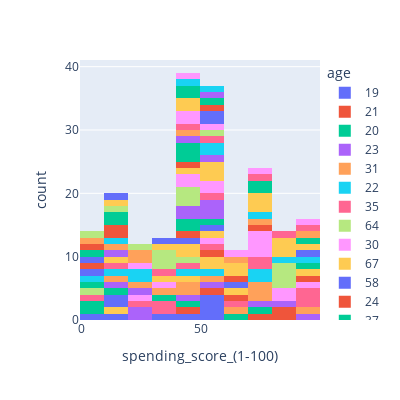

Write notebook code for a chart like this one.
### Code cell
plt.figure(figsize=(10, 6))
fig = px.histogram(df, x="spending_score_(1-100)", color="age",width=400, height=400)
fig.show()

### Figure 1 — Plotly figure (JSON) as saved in the notebook; plotly's stock layout.template omitted (floating-point values rounded to 4 significant figures)
{"data": [{"alignmentgroup": "True", "bingroup": "x", "hovertemplate": "age=19<br>spending_score_(1-100)=%{x}<br>count=%{y}<extra></extra>", "legendgroup": "19", "marker": {"color": "#636efa", "pattern": {"shape": ""}}, "name": "19", "offsetgroup": "19", "orientation": "v", "showlegend": true, "type": "histogram", "x": [39, 55, 59, 54, 46, 50, 10, 5], "xaxis": "x", "yaxis": "y"}, {"alignmentgroup": "True", "bingroup": "x", "hovertemplate": "age=21<br>spending_score_(1-100)=%{x}<br>count=%{y}<extra></extra>", "legendgroup": "21", "marker": {"color": "#EF553B", "pattern": {"shape": ""}}, "name": "21", "offsetgroup": "21", "orientation": "v", "showlegend": true, "type": "histogram", "x": [81, 73, 81, 57, 42], "xaxis": "x", "yaxis": "y"}, {"alignmentgroup": "True", "bingroup": "x", "hovertemplate": "age=20<br>spending_score_(1-100)=%{x}<br>count=%{y}<extra></extra>", "legendgroup": "20", "marker": {"color": "#00cc96", "pattern": {"shape": ""}}, "name": "20", "offsetgroup": "20", "orientation": "v", "showlegend": true, "type": "histogram", "x": [6, 66, 75, 49, 5], "xaxis": "x", "yaxis": "y"}, {"alignmentgroup": "True", "bingroup": "x", "hovertemplate": "age=23<br>spending_score_(1-100)=%{x}<br>count=%{y}<extra></extra>", "legendgroup": "23", "marker": {"color": "#ab63fa", "pattern": {"shape": ""}}, "name": "23", "offsetgroup": "23", "orientation": "v", "showlegend": true, "type": "histogram", "x": [77, 94, 87, 52, 41, 29], "xaxis": "x", "yaxis": "y"}, {"alignmentgroup": "True", "bingroup": "x", "hovertemplate": "age=31<br>spending_score_(1-100)=%{x}<br>count=%{y}<extra></extra>", "legendgroup": "31", "marker": {"color": "#FFA15A", "pattern": {"shape": ""}}, "name": "31", "offsetgroup": "31", "orientation": "v", "showlegend": true, "type": "histogram", "x": [40, 73, 61, 42, 54, 77, 71, 93], "xaxis": "x", "yaxis": "y"}, {"alignmentgroup": "True", "bingroup": "x", "hovertemplate": "age=22<br>spending_score_(1-100)=%{x}<br>count=%{y}<extra></extra>", "legendgroup": "22", "marker": {"color": "#19d3f3", "pattern": {"shape": ""}}, "name": "22", "offsetgroup": "22", "orientation": "v", "showlegend": true, "type": "histogram", "x": [76, 79, 55], "xaxis": "x", "yaxis": "y"}, {"alignmentgroup": "True", "bingroup": "x", "hovertemplate": "age=35<br>spending_score_(1-100)=%{x}<br>count=%{y}<extra></extra>", "legendgroup": "35", "marker": {"color": "#FF6692", "pattern": {"shape": ""}}, "name": "35", "offsetgroup": "35", "orientation": "v", "showlegend": true, "type": "histogram", "x": [6, 99, 35, 98, 35, 61, 72, 90, 79], "xaxis": "x", "yaxis": "y"}, {"alignmentgroup": "True", "bingroup": "x", "hovertemplate": "age=64<br>spending_score_(1-100)=%{x}<br>count=%{y}<extra></extra>", "legendgroup": "64", "marker": {"color": "#B6E880", "pattern": {"shape": ""}}, "name": "64", "offsetgroup": "64", "orientation": "v", "showlegend": true, "type": "histogram", "x": [3], "xaxis": "x", "yaxis": "y"}, {"alignmentgroup": "True", "bingroup": "x", "hovertemplate": "age=30<br>spending_score_(1-100)=%{x}<br>count=%{y}<extra></extra>", "legendgroup": "30", "marker": {"color": "#FF97FF", "pattern": {"shape": ""}}, "name": "30", "offsetgroup": "30", "orientation": "v", "showlegend": true, "type": "histogram", "x": [72, 73, 78, 73, 86, 97, 83], "xaxis": "x", "yaxis": "y"}, {"alignmentgroup": "True", "bingroup": "x", "hovertemplate": "age=67<br>spending_score_(1-100)=%{x}<br>count=%{y}<extra></extra>", "legendgroup": "67", "marker": {"color": "#FECB52", "pattern": {"shape": ""}}, "name": "67", "offsetgroup": "67", "orientation": "v", "showlegend": true, "type": "histogram", "x": [14, 52, 41, 59], "xaxis": "x", "yaxis": "y"}, {"alignmentgroup": "True", "bingroup": "x", "hovertemplate": "age=58<br>spending_score_(1-100)=%{x}<br>count=%{y}<extra></extra>", "legendgroup": "58", "marker": {"color": "#636efa", "pattern": {"shape": ""}}, "name": "58", "offsetgroup": "58", "orientation": "v", "showlegend": true, "type": "histogram", "x": [15, 15], "xaxis": "x", "yaxis": "y"}, {"alignmentgroup": "True", "bingroup": "x", "hovertemplate": "age=24<br>spending_score_(1-100)=%{x}<br>count=%{y}<extra></extra>", "legendgroup": "24", "marker": {"color": "#EF553B", "pattern": {"shape": ""}}, "name": "24", "offsetgroup": "24", "orientation": "v", "showlegend": true, "type": "histogram", "x": [77, 92, 65, 52], "xaxis": "x", "yaxis": "y"}, {"alignmentgroup": "True", "bingroup": "x", "hovertemplate": "age=37<br>spending_score_(1-100)=%{x}<br>count=%{y}<extra></extra>", "legendgroup": "37", "marker": {"color": "#00cc96", "pattern": {"shape": ""}}, "name": "37", "offsetgroup": "37", "orientation": "v", "showlegend": true, "type": "histogram", "x": [13, 1, 32], "xaxis": "x", "yaxis": "y"}, {"alignmentgroup": "True", "bingroup": "x", "hovertemplate": "age=52<br>spending_score_(1-100)=%{x}<br>count=%{y}<extra></extra>", "legendgroup": "52", "marker": {"color": "#ab63fa", "pattern": {"shape": ""}}, "name": "52", "offsetgroup": "52", "orientation": "v", "showlegend": true, "type": "histogram", "x": [29, 13], "xaxis": "x", "yaxis": "y"}, {"alignmentgroup": "True", "bingroup": "x", "hovertemplate": "age=25<br>spending_score_(1-100)=%{x}<br>count=%{y}<extra></extra>", "legendgroup": "25", "marker": {"color": "#FFA15A", "pattern": {"shape": ""}}, "name": "25", "offsetgroup": "25", "orientation": "v", "showlegend": true, "type": "histogram", "x": [73, 34, 12], "xaxis": "x", "yaxis": "y"}, {"alignmentgroup": "True", "bingroup": "x", "hovertemplate": "age=46<br>spending_score_(1-100)=%{x}<br>count=%{y}<extra></extra>", "legendgroup": "46", "marker": {"color": "#19d3f3", "pattern": {"shape": ""}}, "name": "46", "offsetgroup": "46", "orientation": "v", "showlegend": true, "type": "histogram", "x": [5, 44, 15], "xaxis": "x", "yaxis": "y"}, {"alignmentgroup": "True", "bingroup": "x", "hovertemplate": "age=54<br>spending_score_(1-100)=%{x}<br>count=%{y}<extra></extra>", "legendgroup": "54", "marker": {"color": "#FF6692", "pattern": {"shape": ""}}, "name": "54", "offsetgroup": "54", "orientation": "v", "showlegend": true, "type": "histogram", "x": [14, 59, 46, 24], "xaxis": "x", "yaxis": "y"}, {"alignmentgroup": "True", "bingroup": "x", "hovertemplate": "age=29<br>spending_score_(1-100)=%{x}<br>count=%{y}<extra></extra>", "legendgroup": "29", "marker": {"color": "#B6E880", "pattern": {"shape": ""}}, "name": "29", "offsetgroup": "29", "orientation": "v", "showlegend": true, "type": "histogram", "x": [82, 42, 88, 83, 88], "xaxis": "x", "yaxis": "y"}, {"alignmentgroup": "True", "bingroup": "x", "hovertemplate": "age=45<br>spending_score_(1-100)=%{x}<br>count=%{y}<extra></extra>", "legendgroup": "45", "marker": {"color": "#FF97FF", "pattern": {"shape": ""}}, "name": "45", "offsetgroup": "45", "orientation": "v", "showlegend": true, "type": "histogram", "x": [32, 53, 28], "xaxis": "x", "yaxis": "y"}, {"alignmentgroup": "True", "bingroup": "x", "hovertemplate": "age=40<br>spending_score_(1-100)=%{x}<br>count=%{y}<extra></extra>", "legendgroup": "40", "marker": {"color": "#FECB52", "pattern": {"shape": ""}}, "name": "40", "offsetgroup": "40", "orientation": "v", "showlegend": true, "type": "histogram", "x": [31, 48, 40, 58, 95, 13], "xaxis": "x", "yaxis": "y"}, {"alignmentgroup": "True", "bingroup": "x", "hovertemplate": "age=60<br>spending_score_(1-100)=%{x}<br>count=%{y}<extra></extra>", "legendgroup": "60", "marker": {"color": "#636efa", "pattern": {"shape": ""}}, "name": "60", "offsetgroup": "60", "orientation": "v", "showlegend": true, "type": "histogram", "x": [4, 49, 56], "xaxis": "x", "yaxis": "y"}, {"alignmentgroup": "True", "bingroup": "x", "hovertemplate": "age=53<br>spending_score_(1-100)=%{x}<br>count=%{y}<extra></extra>", "legendgroup": "53", "marker": {"color": "#EF553B", "pattern": {"shape": ""}}, "name": "53", "offsetgroup": "53", "orientation": "v", "showlegend": true, "type": "histogram", "x": [4, 46], "xaxis": "x", "yaxis": "y"}, {"alignmentgroup": "True", "bingroup": "x", "hovertemplate": "age=18<br>spending_score_(1-100)=%{x}<br>count=%{y}<extra></extra>", "legendgroup": "18", "marker": {"color": "#00cc96", "pattern": {"shape": ""}}, "name": "18", "offsetgroup": "18", "orientation": "v", "showlegend": true, "type": "histogram", "x": [92, 59, 41, 48], "xaxis": "x", "yaxis": "y"}, {"alignmentgroup": "True", "bingroup": "x", "hovertemplate": "age=49<br>spending_score_(1-100)=%{x}<br>count=%{y}<extra></extra>", "legendgroup": "49", "marker": {"color": "#ab63fa", "pattern": {"shape": ""}}, "name": "49", "offsetgroup": "49", "orientation": "v", "showlegend": true, "type": "histogram", "x": [14, 28, 52, 42, 48, 56, 59], "xaxis": "x", "yaxis": "y"}, {"alignmentgroup": "True", "bingroup": "x", "hovertemplate": "age=42<br>spending_score_(1-100)=%{x}<br>count=%{y}<extra></extra>", "legendgroup": "42", "marker": {"color": "#FFA15A", "pattern": {"shape": ""}}, "name": "42", "offsetgroup": "42", "orientation": "v", "showlegend": true, "type": "histogram", "x": [17, 20], "xaxis": "x", "yaxis": "y"}, {"alignmentgroup": "True", "bingroup": "x", "hovertemplate": "age=36<br>spending_score_(1-100)=%{x}<br>count=%{y}<extra></extra>", "legendgroup": "36", "marker": {"color": "#19d3f3", "pattern": {"shape": ""}}, "name": "36", "offsetgroup": "36", "orientation": "v", "showlegend": true, "type": "histogram", "x": [26, 75, 27, 10, 92, 85], "xaxis": "x", "yaxis": "y"}, {"alignmentgroup": "True", "bingroup": "x", "hovertemplate": "age=65<br>spending_score_(1-100)=%{x}<br>count=%{y}<extra></extra>", "legendgroup": "65", "marker": {"color": "#FF6692", "pattern": {"shape": ""}}, "name": "65", "offsetgroup": "65", "orientation": "v", "showlegend": true, "type": "histogram", "x": [35, 52], "xaxis": "x", "yaxis": "y"}, {"alignmentgroup": "True", "bingroup": "x", "hovertemplate": "age=48<br>spending_score_(1-100)=%{x}<br>count=%{y}<extra></extra>", "legendgroup": "48", "marker": {"color": "#B6E880", "pattern": {"shape": ""}}, "name": "48", "offsetgroup": "48", "orientation": "v", "showlegend": true, "type": "histogram", "x": [36, 46, 49, 42, 36], "xaxis": "x", "yaxis": "y"}, {"alignmentgroup": "True", "bingroup": "x", "hovertemplate": "age=50<br>spending_score_(1-100)=%{x}<br>count=%{y}<extra></extra>", "legendgroup": "50", "marker": {"color": "#FF97FF", "pattern": {"shape": ""}}, "name": "50", "offsetgroup": "50", "orientation": "v", "showlegend": true, "type": "histogram", "x": [55, 45, 46, 57, 26], "xaxis": "x", "yaxis": "y"}, {"alignmentgroup": "True", "bingroup": "x", "hovertemplate": "age=27<br>spending_score_(1-100)=%{x}<br>count=%{y}<extra></extra>", "legendgroup": "27", "marker": {"color": "#FECB52", "pattern": {"shape": ""}}, "name": "27", "offsetgroup": "27", "orientation": "v", "showlegend": true, "type": "histogram", "x": [47, 51, 50, 56, 89, 69], "xaxis": "x", "yaxis": "y"}, {"alignmentgroup": "True", "bingroup": "x", "hovertemplate": "age=33<br>spending_score_(1-100)=%{x}<br>count=%{y}<extra></extra>", "legendgroup": "33", "marker": {"color": "#636efa", "pattern": {"shape": ""}}, "name": "33", "offsetgroup": "33", "orientation": "v", "showlegend": true, "type": "histogram", "x": [60, 95, 8], "xaxis": "x", "yaxis": "y"}, {"alignmentgroup": "True", "bingroup": "x", "hovertemplate": "age=59<br>spending_score_(1-100)=%{x}<br>count=%{y}<extra></extra>", "legendgroup": "59", "marker": {"color": "#EF553B", "pattern": {"shape": ""}}, "name": "59", "offsetgroup": "59", "orientation": "v", "showlegend": true, "type": "histogram", "x": [60, 47, 11, 14], "xaxis": "x", "yaxis": "y"}, {"alignmentgroup": "True", "bingroup": "x", "hovertemplate": "age=47<br>spending_score_(1-100)=%{x}<br>count=%{y}<extra></extra>", "legendgroup": "47", "marker": {"color": "#00cc96", "pattern": {"shape": ""}}, "name": "47", "offsetgroup": "47", "orientation": "v", "showlegend": true, "type": "histogram", "x": [41, 42, 47, 9, 16, 16], "xaxis": "x", "yaxis": "y"}, {"alignmentgroup": "True", "bingroup": "x", "hovertemplate": "age=51<br>spending_score_(1-100)=%{x}<br>count=%{y}<extra></extra>", "legendgroup": "51", "marker": {"color": "#ab63fa", "pattern": {"shape": ""}}, "name": "51", "offsetgroup": "51", "orientation": "v", "showlegend": true, "type": "histogram", "x": [50, 43], "xaxis": "x", "yaxis": "y"}, {"alignmentgroup": "True", "bingroup": "x", "hovertemplate": "age=69<br>spending_score_(1-100)=%{x}<br>count=%{y}<extra></extra>", "legendgroup": "69", "marker": {"color": "#FFA15A", "pattern": {"shape": ""}}, "name": "69", "offsetgroup": "69", "orientation": "v", "showlegend": true, "type": "histogram", "x": [46], "xaxis": "x", "yaxis": "y"}, {"alignmentgroup": "True", "bingroup": "x", "hovertemplate": "age=70<br>spending_score_(1-100)=%{x}<br>count=%{y}<extra></extra>", "legendgroup": "70", "marker": {"color": "#19d3f3", "pattern": {"shape": ""}}, "name": "70", "offsetgroup": "70", "orientation": "v", "showlegend": true, "type": "histogram", "x": [56, 55], "xaxis": "x", "yaxis": "y"}, {"alignmentgroup": "True", "bingroup": "x", "hovertemplate": "age=63<br>spending_score_(1-100)=%{x}<br>count=%{y}<extra></extra>", "legendgroup": "63", "marker": {"color": "#FF6692", "pattern": {"shape": ""}}, "name": "63", "offsetgroup": "63", "orientation": "v", "showlegend": true, "type": "histogram", "x": [51, 43], "xaxis": "x", "yaxis": "y"}, {"alignmentgroup": "True", "bingroup": "x", "hovertemplate": "age=43<br>spending_score_(1-100)=%{x}<br>count=%{y}<extra></extra>", "legendgroup": "43", "marker": {"color": "#B6E880", "pattern": {"shape": ""}}, "name": "43", "offsetgroup": "43", "orientation": "v", "showlegend": true, "type": "histogram", "x": [50, 35, 17], "xaxis": "x", "yaxis": "y"}, {"alignmentgroup": "True", "bingroup": "x", "hovertemplate": "age=68<br>spending_score_(1-100)=%{x}<br>count=%{y}<extra></extra>", "legendgroup": "68", "marker": {"color": "#FF97FF", "pattern": {"shape": ""}}, "name": "68", "offsetgroup": "68", "orientation": "v", "showlegend": true, "type": "histogram", "x": [48, 55, 43], "xaxis": "x", "yaxis": "y"}, {"alignmentgroup": "True", "bingroup": "x", "hovertemplate": "age=32<br>spending_score_(1-100)=%{x}<br>count=%{y}<extra></extra>", "legendgroup": "32", "marker": {"color": "#FECB52", "pattern": {"shape": ""}}, "name": "32", "offsetgroup": "32", "orientation": "v", "showlegend": true, "type": "histogram", "x": [47, 42, 73, 93, 87, 74, 63, 86, 69, 74, 18], "xaxis": "x", "yaxis": "y"}, {"alignmentgroup": "True", "bingroup": "x", "hovertemplate": "age=26<br>spending_score_(1-100)=%{x}<br>count=%{y}<extra></extra>", "legendgroup": "26", "marker": {"color": "#636efa", "pattern": {"shape": ""}}, "name": "26", "offsetgroup": "26", "orientation": "v", "showlegend": true, "type": "histogram", "x": [54, 55], "xaxis": "x", "yaxis": "y"}, {"alignmentgroup": "True", "bingroup": "x", "hovertemplate": "age=57<br>spending_score_(1-100)=%{x}<br>count=%{y}<extra></extra>", "legendgroup": "57", "marker": {"color": "#EF553B", "pattern": {"shape": ""}}, "name": "57", "offsetgroup": "57", "orientation": "v", "showlegend": true, "type": "histogram", "x": [51, 5], "xaxis": "x", "yaxis": "y"}, {"alignmentgroup": "True", "bingroup": "x", "hovertemplate": "age=38<br>spending_score_(1-100)=%{x}<br>count=%{y}<extra></extra>", "legendgroup": "38", "marker": {"color": "#00cc96", "pattern": {"shape": ""}}, "name": "38", "offsetgroup": "38", "orientation": "v", "showlegend": true, "type": "histogram", "x": [55, 42, 40, 75, 76, 91], "xaxis": "x", "yaxis": "y"}, {"alignmentgroup": "True", "bingroup": "x", "hovertemplate": "age=55<br>spending_score_(1-100)=%{x}<br>count=%{y}<extra></extra>", "legendgroup": "55", "marker": {"color": "#ab63fa", "pattern": {"shape": ""}}, "name": "55", "offsetgroup": "55", "orientation": "v", "showlegend": true, "type": "histogram", "x": [58], "xaxis": "x", "yaxis": "y"}, {"alignmentgroup": "True", "bingroup": "x", "hovertemplate": "age=34<br>spending_score_(1-100)=%{x}<br>count=%{y}<extra></extra>", "legendgroup": "34", "marker": {"color": "#FFA15A", "pattern": {"shape": ""}}, "name": "34", "offsetgroup": "34", "orientation": "v", "showlegend": true, "type": "histogram", "x": [60, 22, 90, 1, 23], "xaxis": "x", "yaxis": "y"}, {"alignmentgroup": "True", "bingroup": "x", "hovertemplate": "age=66<br>spending_score_(1-100)=%{x}<br>count=%{y}<extra></extra>", "legendgroup": "66", "marker": {"color": "#19d3f3", "pattern": {"shape": ""}}, "name": "66", "offsetgroup": "66", "orientation": "v", "showlegend": true, "type": "histogram", "x": [50, 48], "xaxis": "x", "yaxis": "y"}, {"alignmentgroup": "True", "bingroup": "x", "hovertemplate": "age=39<br>spending_score_(1-100)=%{x}<br>count=%{y}<extra></extra>", "legendgroup": "39", "marker": {"color": "#FF6692", "pattern": {"shape": ""}}, "name": "39", "offsetgroup": "39", "orientation": "v", "showlegend": true, "type": "histogram", "x": [91, 75, 88], "xaxis": "x", "yaxis": "y"}, {"alignmentgroup": "True", "bingroup": "x", "hovertemplate": "age=44<br>spending_score_(1-100)=%{x}<br>count=%{y}<extra></extra>", "legendgroup": "44", "marker": {"color": "#B6E880", "pattern": {"shape": ""}}, "name": "44", "offsetgroup": "44", "orientation": "v", "showlegend": true, "type": "histogram", "x": [7, 20], "xaxis": "x", "yaxis": "y"}, {"alignmentgroup": "True", "bingroup": "x", "hovertemplate": "age=28<br>spending_score_(1-100)=%{x}<br>count=%{y}<extra></extra>", "legendgroup": "28", "marker": {"color": "#FF97FF", "pattern": {"shape": ""}}, "name": "28", "offsetgroup": "28", "orientation": "v", "showlegend": true, "type": "histogram", "x": [40, 97, 75, 68], "xaxis": "x", "yaxis": "y"}, {"alignmentgroup": "True", "bingroup": "x", "hovertemplate": "age=56<br>spending_score_(1-100)=%{x}<br>count=%{y}<extra></extra>", "legendgroup": "56", "marker": {"color": "#FECB52", "pattern": {"shape": ""}}, "name": "56", "offsetgroup": "56", "orientation": "v", "showlegend": true, "type": "histogram", "x": [35], "xaxis": "x", "yaxis": "y"}, {"alignmentgroup": "True", "bingroup": "x", "hovertemplate": "age=41<br>spending_score_(1-100)=%{x}<br>count=%{y}<extra></extra>", "legendgroup": "41", "marker": {"color": "#636efa", "pattern": {"shape": ""}}, "name": "41", "offsetgroup": "41", "orientation": "v", "showlegend": true, "type": "histogram", "x": [39, 17], "xaxis": "x", "yaxis": "y"}], "layout": {"barmode": "relative", "height": 400, "legend": {"title": {"text": "age"}, "tracegroupgap": 0}, "margin": {"t": 60}, "width": 400, "xaxis": {"anchor": "y", "domain": [0, 1], "title": {"text": "spending_score_(1-100)"}}, "yaxis": {"anchor": "x", "domain": [0, 1], "title": {"text": "count"}}}}
